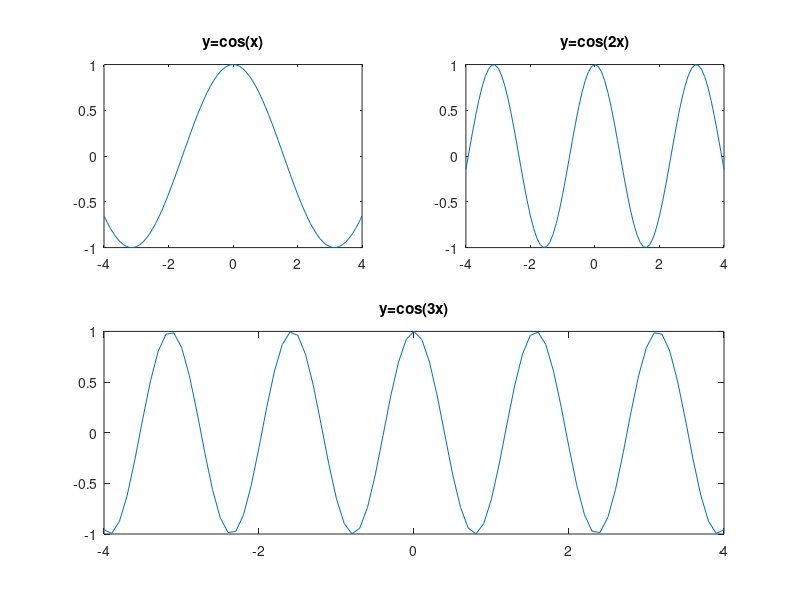

The MATLAB source for this figure:
%%
x1=-5:0.1:5;
y1=x1.^2;
plot(x1,y1);

hold on;

x2=-5:0.1:5;
y2=x2.^3;
plot(x2,y2);

grid on;
title('x^2 vs x^3');
xlabel('x-axis');
ylabel('y-axis');


%%
x=-4:0.1:4;
y1=sin(x);
y2=sin(2.*x);
y3=sin(3.*x);
y4=sin(4.*x);

subplot(2,2,1);
plot(x,y1);
title('y=sin(x)');
subplot(2,2,2);
plot(x,y2);
title('y=sin(2x)');
subplot(2,2,3);
plot(x,y3);
title('y=sin(3x)');
subplot(2,2,4);
plot(x,y4);
title('y=sin(4x)');
%%
x=-4:0.1:4;
y1=cos(x);
y2=cos(2.*x);
y3=cos(4.*x);
subplot(2,2,1);
plot(x,y1);
title('y=cos(x)');
subplot(2,2,2);
plot(x,y2);
title('y=cos(2x)');
subplot(2,2,[3,4]);
plot(x,y3);
title('y=cos(3x)');